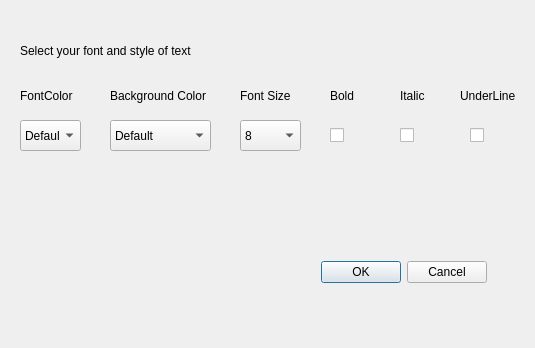
<?xml version="1.0" encoding="UTF-8"?>
<ui version="4.0">
 <class>FontsAndStyles</class>
 <widget class="QDialog" name="FontsAndStyles">
  <property name="geometry">
   <rect>
    <x>0</x>
    <y>0</y>
    <width>535</width>
    <height>348</height>
   </rect>
  </property>
  <property name="windowTitle">
   <string>Dialog</string>
  </property>
  <widget class="QLabel" name="label">
   <property name="geometry">
    <rect>
     <x>20</x>
     <y>30</y>
     <width>221</width>
     <height>41</height>
    </rect>
   </property>
   <property name="text">
    <string>Select your font and style of text</string>
   </property>
  </widget>
  <widget class="QLabel" name="label_2">
   <property name="geometry">
    <rect>
     <x>20</x>
     <y>80</y>
     <width>71</width>
     <height>31</height>
    </rect>
   </property>
   <property name="text">
    <string>FontColor</string>
   </property>
  </widget>
  <widget class="QLabel" name="label_3">
   <property name="geometry">
    <rect>
     <x>110</x>
     <y>80</y>
     <width>121</width>
     <height>31</height>
    </rect>
   </property>
   <property name="text">
    <string>Background Color</string>
   </property>
  </widget>
  <widget class="QLabel" name="label_4">
   <property name="geometry">
    <rect>
     <x>240</x>
     <y>80</y>
     <width>71</width>
     <height>31</height>
    </rect>
   </property>
   <property name="text">
    <string>Font Size</string>
   </property>
  </widget>
  <widget class="QLabel" name="label_5">
   <property name="geometry">
    <rect>
     <x>330</x>
     <y>80</y>
     <width>61</width>
     <height>31</height>
    </rect>
   </property>
   <property name="text">
    <string>Bold</string>
   </property>
  </widget>
  <widget class="QCheckBox" name="checkBox">
   <property name="geometry">
    <rect>
     <x>330</x>
     <y>120</y>
     <width>41</width>
     <height>31</height>
    </rect>
   </property>
   <property name="text">
    <string/>
   </property>
  </widget>
  <widget class="QLabel" name="label_6">
   <property name="geometry">
    <rect>
     <x>400</x>
     <y>80</y>
     <width>41</width>
     <height>31</height>
    </rect>
   </property>
   <property name="text">
    <string>Italic</string>
   </property>
  </widget>
  <widget class="QCheckBox" name="checkBox_2">
   <property name="geometry">
    <rect>
     <x>400</x>
     <y>120</y>
     <width>31</width>
     <height>31</height>
    </rect>
   </property>
   <property name="text">
    <string/>
   </property>
  </widget>
  <widget class="QComboBox" name="comboBox">
   <property name="geometry">
    <rect>
     <x>20</x>
     <y>120</y>
     <width>61</width>
     <height>31</height>
    </rect>
   </property>
   <item>
    <property name="text">
     <string>Default</string>
    </property>
   </item>
   <item>
    <property name="text">
     <string>Green</string>
    </property>
   </item>
   <item>
    <property name="text">
     <string>Red</string>
    </property>
   </item>
   <item>
    <property name="text">
     <string>Yellow</string>
    </property>
   </item>
   <item>
    <property name="text">
     <string>Blue</string>
    </property>
   </item>
  </widget>
  <widget class="QComboBox" name="comboBox_2">
   <property name="geometry">
    <rect>
     <x>110</x>
     <y>120</y>
     <width>101</width>
     <height>31</height>
    </rect>
   </property>
   <item>
    <property name="text">
     <string>Default</string>
    </property>
   </item>
   <item>
    <property name="text">
     <string>Red</string>
    </property>
   </item>
   <item>
    <property name="text">
     <string>Green</string>
    </property>
   </item>
   <item>
    <property name="text">
     <string>Blue</string>
    </property>
   </item>
   <item>
    <property name="text">
     <string>Black</string>
    </property>
   </item>
  </widget>
  <widget class="QComboBox" name="comboBox_3">
   <property name="geometry">
    <rect>
     <x>240</x>
     <y>120</y>
     <width>61</width>
     <height>31</height>
    </rect>
   </property>
   <item>
    <property name="text">
     <string>8</string>
    </property>
   </item>
   <item>
    <property name="text">
     <string>10</string>
    </property>
   </item>
   <item>
    <property name="text">
     <string>12</string>
    </property>
   </item>
   <item>
    <property name="text">
     <string>14</string>
    </property>
   </item>
   <item>
    <property name="text">
     <string>16</string>
    </property>
   </item>
   <item>
    <property name="text">
     <string>18</string>
    </property>
   </item>
   <item>
    <property name="text">
     <string>20</string>
    </property>
   </item>
   <item>
    <property name="text">
     <string>22</string>
    </property>
   </item>
   <item>
    <property name="text">
     <string>26</string>
    </property>
   </item>
   <item>
    <property name="text">
     <string>30</string>
    </property>
   </item>
   <item>
    <property name="text">
     <string>32</string>
    </property>
   </item>
   <item>
    <property name="text">
     <string>36</string>
    </property>
   </item>
  </widget>
  <widget class="QLabel" name="label_7">
   <property name="geometry">
    <rect>
     <x>460</x>
     <y>80</y>
     <width>61</width>
     <height>31</height>
    </rect>
   </property>
   <property name="text">
    <string>UnderLine</string>
   </property>
  </widget>
  <widget class="QCheckBox" name="checkBox_3">
   <property name="geometry">
    <rect>
     <x>470</x>
     <y>120</y>
     <width>41</width>
     <height>31</height>
    </rect>
   </property>
   <property name="text">
    <string/>
   </property>
  </widget>
  <widget class="QDialogButtonBox" name="buttonBox">
   <property name="geometry">
    <rect>
     <x>320</x>
     <y>260</y>
     <width>167</width>
     <height>25</height>
    </rect>
   </property>
   <property name="contextMenuPolicy">
    <enum>Qt::DefaultContextMenu</enum>
   </property>
   <property name="standardButtons">
    <set>QDialogButtonBox::Cancel|QDialogButtonBox::Ok</set>
   </property>
   <property name="centerButtons">
    <bool>false</bool>
   </property>
  </widget>
 </widget>
 <resources/>
 <connections/>
</ui>
